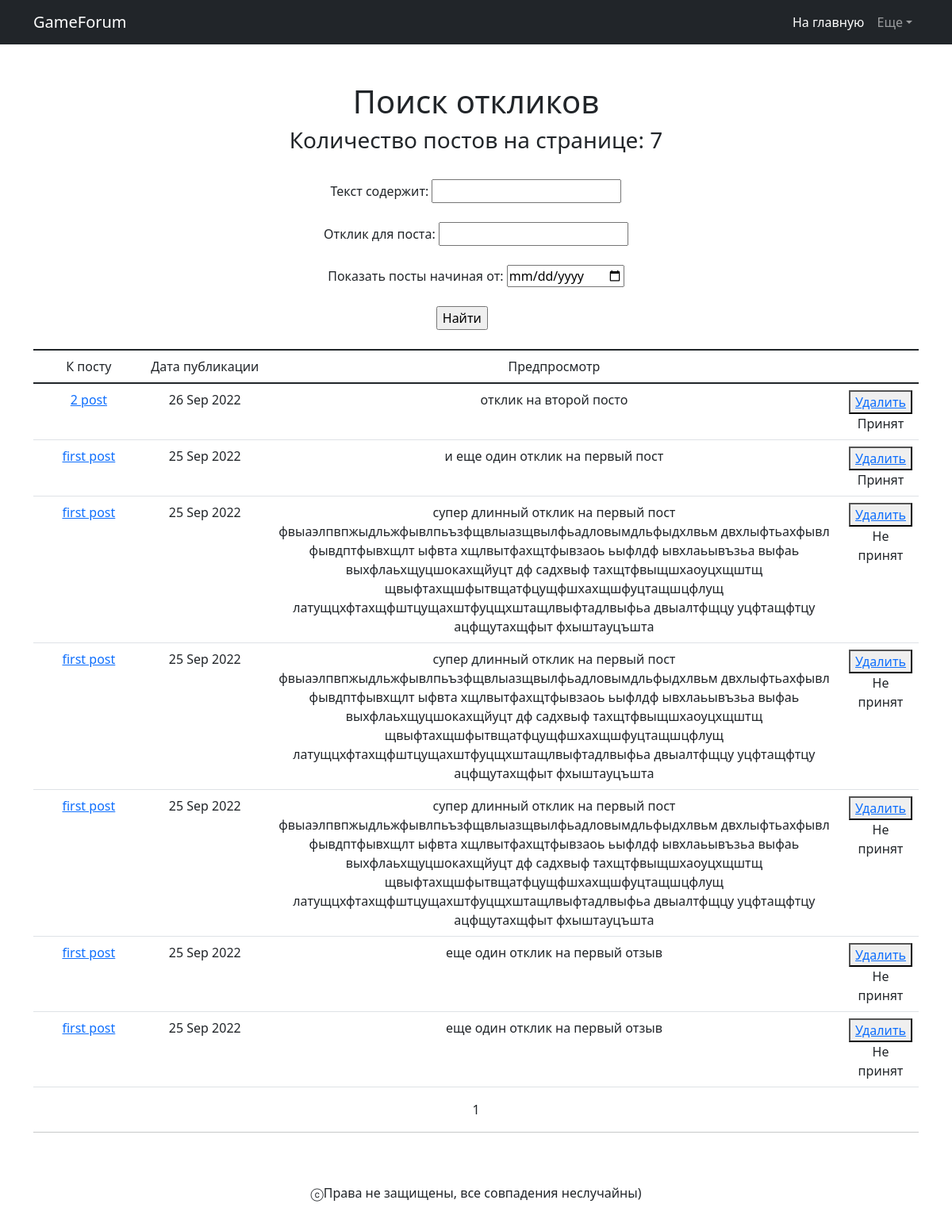
/personal/my_replies/ (signed in), run on the app's committed database.
### feed/models.py (models this page shows, shortened)
class Reply(models.Model):
    post = models.ForeignKey(Post, on_delete=models.CASCADE)
    text = models.TextField()
    author = models.ForeignKey(User, on_delete=models.CASCADE)
    time_in = models.DateTimeField(auto_now_add=True)
    accepted = models.BooleanField(default=False)

class Post(models.Model):
    author = models.ForeignKey(User, on_delete=models.CASCADE)
    title = models.CharField(max_length=255)
    content = fields.RichTextField()            # allows pictures and video in text
    time_in = models.DateTimeField(auto_now_add=True)
    category = models.CharField(max_length=2, choices=CATEGORIES, default='Тн')

### feed/views.py (the view)
# urls.py: path('personal/my_replies/', RepliesSelf.as_view(), name='replies_self'),
class RepliesSelf(LoginRequiredMixin, ListView):       # responsible for posts list with filters output
    model = Reply
    ordering = '-time_in'
    template_name = 'replies_self.html'
    context_object_name = 'replies_self'
    paginate_by = 10
    def get_queryset(self):                            # redefine function to get posts list
        queryset = super().get_queryset()
        self.filterset = ReplySelfFilter(self.request.GET, queryset.filter(author=self.request.user))
        return self.filterset.qs                       # return extended queryset
    def get_context_data(self, **kwargs):              # add filtration object to context and return extended context
        context = super().get_context_data(**kwargs)
        context['filterset'] = self.filterset
        return context

### templates/replies_self.html (shortened to what this page needs)
{% extends 'flatpages/default.html' %}
{% load custom_tags %}
{% block content %}
    <h1>Поиск откликов</h1>
    <h3> Количество постов на странице: {{ replies_self|length }} </h3>
    <br>
    <form action="" method="get" align="center">
        Текст содержит: {{ filterset.form.text__icontains }}
        <br>
        <br>
        Отклик для поста: {{ filterset.form.post__title__icontains }}
        <br>
        <br>
        {{ filterset.form.time_in__gt.label }}: {{ filterset.form.time_in__gt }}
        <br>
        <br>
        <div class="row">
            <div class="col-7" align="right">
                <input type="submit" value="Найти" />
            </div>
        </div>
    </form>
    <br>
    {% if replies_self %}
        <table class="table">
	        <col style="width:15%">
	        <col style="width:15%">
            <col style="width:70%">
            <thead>
            <tr>
                <td>К посту</td>
                <td>Дата публикации</td>
                <td>Предпросмотр</td>
            </tr>
            </thead>
            {% for reply in replies_self %}
                <tr style="height:50px">
                    <td><a href='/posts/{{ reply.post.pk }}'>{{ reply.post.title }}</a></td>
                    <td>{{ reply.time_in|date:'d M Y' }}</td>
                    <td>{{ reply.text }}</td>
                    <td>
                        {% if not reply.accepted %}
                        <button> <a href="/personal/reply_{{ reply.pk }}/delete/">Удалить</a> </button>
                        Не принят
                        {% else %}
                        <button> <a href="/personal/reply_{{ reply.pk }}/delete/">Удалить</a> </button>
                        Принят
                        {% endif %}
                    </td>
                </tr>
            {% endfor %}
        </table>
    {% else %}
        <h2>Пока никаких откликов</h2>
    {% endif %}
    {{ page_obj.number }}
<hr>
{% endblock content %}

### templates/flatpages/default.html (shortened to what this page needs)
<!DOCTYPE html>
<html lang="ru">
    <head>
        {% load static %}
        <link href="{% static 'css/styles.css' %}" rel="stylesheet" />
    </head>
    <body>
        <nav class="navbar navbar-expand-lg navbar-dark bg-dark">
            <div class="container">
                <a class="navbar-brand" href="#">GameForum</a>
                <div class="collapse navbar-collapse" id="navbarSupportedContent">
                    <ul class="navbar-nav ms-auto mb-2 mb-lg-0">
                        <li class="nav-item"><a class="nav-link active" aria-current="page" href="/posts">На главную</a></li>
                        <li class="nav-item dropdown">
                            <a class="nav-link dropdown-toggle" id="navbarDropdown" href="#" role="button" data-bs-toggle="dropdown" aria-expanded="false">Еще</a>
                        </li>
                    </ul>
                </div>
            </div>
        </nav>
        <div class="container">
            <div class="text-center mt-5">
                {% block body %}
                {% block content %}
                {% endblock content %}
                {% endblock body %}
            </div>
        </div>
        <br>
        <br>
        <div align="center">ⓒПрава не защищены, все совпадения неслучайны)</div>
        <br>
        <br>
    </body>
</html>

### data on the page
Reply: post "2 post", time_in "26 Sep 2022", text "отклик на второй посто"
Reply: post "first post", time_in "25 Sep 2022", text "и еще один отклик на первый пост"
Reply: post "first post", time_in "25 Sep 2022", text "супер длинный отклик на первый пост фвыаэлпвпжыдльжфывлпьъзфщвлыазщвылфьадловымдльфыдхлвьм двхлыфтьахфывл фывдптфывхщлт ыфвта хщлвытфахщтфывзаоь ьыфлдф ывхлаьывъзьа выфаь выхфлаьхщуцшокахщйуцт дф садхвыф тахщтфвыщшхаоуцхщштщ щвыфтахщшфытвщатфцущфшхахщшфуцтащшцфлущ латущцхфтахщфштцущахштфуцщхштащлвыфтадлвыфьа двыалтфщцу уцфтащфтцу ацфщутахщфыт фхыштауцъшта"
Reply: post "first post", time_in "25 Sep 2022", text "супер длинный отклик на первый пост фвыаэлпвпжыдльжфывлпьъзфщвлыазщвылфьадловымдльфыдхлвьм двхлыфтьахфывл фывдптфывхщлт ыфвта хщлвытфахщтфывзаоь ьыфлдф ывхлаьывъзьа выфаь выхфлаьхщуцшокахщйуцт дф садхвыф тахщтфвыщшхаоуцхщштщ щвыфтахщшфытвщатфцущфшхахщшфуцтащшцфлущ латущцхфтахщфштцущахштфуцщхштащлвыфтадлвыфьа двыалтфщцу уцфтащфтцу ацфщутахщфыт фхыштауцъшта"
Reply: post "first post", time_in "25 Sep 2022", text "супер длинный отклик на первый пост фвыаэлпвпжыдльжфывлпьъзфщвлыазщвылфьадловымдльфыдхлвьм двхлыфтьахфывл фывдптфывхщлт ыфвта хщлвытфахщтфывзаоь ьыфлдф ывхлаьывъзьа выфаь выхфлаьхщуцшокахщйуцт дф садхвыф тахщтфвыщшхаоуцхщштщ щвыфтахщшфытвщатфцущфшхахщшфуцтащшцфлущ латущцхфтахщфштцущахштфуцщхштащлвыфтадлвыфьа двыалтфщцу уцфтащфтцу ацфщутахщфыт фхыштауцъшта"
Reply: post "first post", time_in "25 Sep 2022", text "еще один отклик на первый отзыв"
Reply: post "first post", time_in "25 Sep 2022", text "еще один отклик на первый отзыв"

### other printed values
{{ replies_self|length }} "7"
{{ filterset.form.time_in__gt.label }} "Показать посты начиная от"
{{ page_obj.number }} "1"
